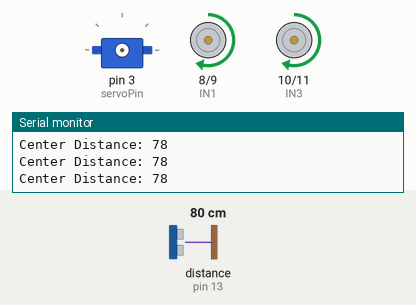
Bench run of a sketch on a simulated Arduino Uno, built with avr-gcc and run on an emulated ATmega328P. Shown: servo, motor-driver pin pairs drawn as motors (green arrow = first pin HIGH = forward, orange = second pin HIGH = backward, longer = more drive, scaled by the enable pin), the last lines printed to the serial monitor. Wiring (inferred from the names in the program): ultrasonic range finder: trigger pin 12; echo pin 13. The inputs (shaded band) are chosen by the test bench; at power-on: distance to the obstacle (sensor on pin 13) 80 cm. The echo pulse lasts 58.3 µs per cm.

Above: at 3.2 s.
3.3 s: distance to the obstacle (sensor on pin 13) set to 34 cm
6.3 s: distance to the obstacle (sensor on pin 13) set to 29 cm
At 6.67 s:
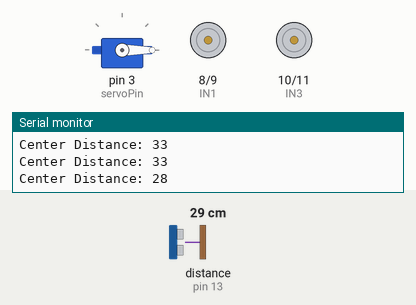
9.3 s: distance to the obstacle (sensor on pin 13) set to 35 cm
At 10.6 s:
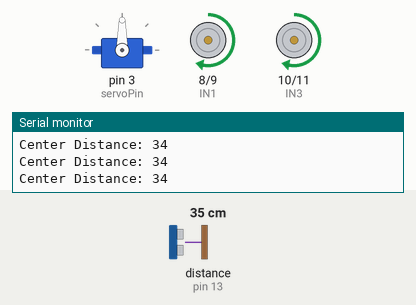
11.6 s: distance to the obstacle (sensor on pin 13) set to 2 cm
At 12.28 s:
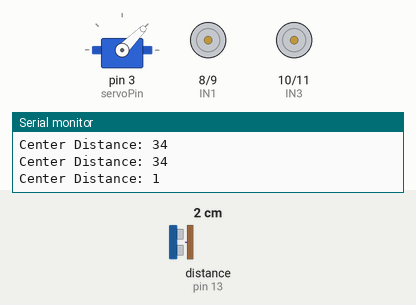
14.6 s: distance to the obstacle (sensor on pin 13) set to 183 cm
At 15.25 s:
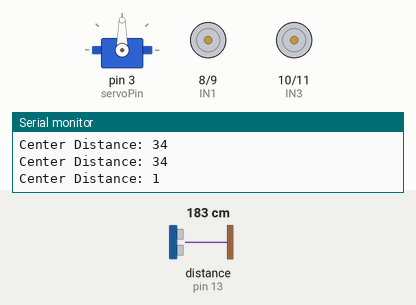
Timing chart, 0 to 17.6 s (numbered marks = the images above; inputs shaded):
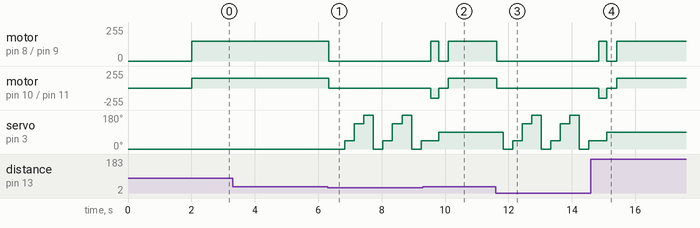

Measured:
- the behaviour switches between 32 and 31 cm on distance to the obstacle (sensor on pin 13) (found by bisection; images 0 and 1)
- after the input at 6.3 s, motor on pin 8 (IN1) / pin 9 (IN2), motor on pin 10 (IN3) / pin 11 (IN4): forward 150/255 → stopped at once; servo on pin 3 (servoPin): 0° → 45° after 0.53 s, → 135° 0.30 s later, → 180° 0.30 s later, → 0° 0.30 s later, … (9 changes in this stretch)
- after the input at 9.3 s, motor on pin 8 (IN1) / pin 9 (IN2): stopped → forward 150/255 after 0.25 s, → stopped 0.25 s later, → forward 150/255 0.30 s later; motor on pin 10 (IN3) / pin 11 (IN4): stopped → backward 150/255 after 0.25 s, → stopped 0.25 s later, → forward 150/255 0.30 s later
- after the input at 11.6 s, motor on pin 8 (IN1) / pin 9 (IN2), motor on pin 10 (IN3) / pin 11 (IN4): forward 150/255 → stopped at once; servo on pin 3 (servoPin): 90° → 0° after 0.23 s, then repeats every 1.2 s: 45° 0.30 s, 135° 0.30 s, 180° 0.30 s, 0° 0.30 s
- after the input at 14.6 s, motor on pin 8 (IN1) / pin 9 (IN2): stopped → forward 150/255 after 0.25 s, → stopped 0.25 s later, → forward 150/255 0.31 s later; motor on pin 10 (IN3) / pin 11 (IN4): stopped → backward 150/255 after 0.25 s, → stopped 0.25 s later, → forward 150/255 0.31 s later

The sketch:

obstacle-avoidance.ino
```cpp
// ==========================================
//   OBSTACLE AVOIDANCE ROBOT (7.4V Lithium)
//   Logic: "First Exit" with Organic Look-and-Turn
// ==========================================
#include <Servo.h>

// ---------- Ultrasonic Sensor (4-Pin) ----------
#define TRIG_PIN 12
#define ECHO_PIN 13

// ---------- Servo Motor ----------
Servo myservo;
const int servoPin = 3;

// ---------- L298N Motor Driver ----------
const int IN1 = 8;
const int IN2 = 9;
const int IN3 = 10;
const int IN4 = 11;
const int ENA = 5;
const int ENB = 6;

// Variables
int motorSpeed = 150;
int distance;
int select;
int pos = 0;

void setup() {
  Serial.begin(9600);

  pinMode(TRIG_PIN, OUTPUT);
  pinMode(ECHO_PIN, INPUT);

  pinMode(IN1, OUTPUT); pinMode(IN2, OUTPUT);
  pinMode(IN3, OUTPUT); pinMode(IN4, OUTPUT);
  pinMode(ENA, OUTPUT); pinMode(ENB, OUTPUT);

  Stop();
  delay(2000);
}

void loop() {
  distance = getDistance();
  Serial.print("Center Distance: ");
  Serial.println(distance);

  // ==========================================
  // PHASE 1: THE CRUISE
  // ==========================================
  if (distance > 30) {
    myservo.detach(); // Ensure servo is asleep while driving straight
    front();
  }

  // ==========================================
  // PHASE 2: THE PANIC STOP & SWEEP
  // ==========================================
  else if (distance > 0 && distance <= 30) {
    Stop();
    delay(200);

    myservo.attach(servoPin); // Wake up servo

    while (distance <= 30) {
      myservo.write(pos);
      delay(300);
      distance = getDistance();

      if (distance > 30) {
        select = pos;
        break;
      }

      pos += 45;
      if (pos == 90) pos = 135;
      if (pos > 180) pos = 0;
    }

    // ==========================================
    // PHASE 3: THE ESCAPE (Organic Look-and-Turn)
    // ==========================================

    // 1. Notice we do NOT center the servo yet!
    // It stays locked on the 'select' angle, staring exactly where we want to go.

    // 2. Execute the escape turn with the chassis
    switch (select) {
      case 0:
        right(); delay(400); Stop(); break;
      case 45:
        right(); delay(250); Stop(); break;
      case 135:
        left(); delay(250); Stop(); break;
      case 180:
        left(); delay(400); Stop(); break;
    }

    // 3. The body has finished turning to face the exit.
    // NOW we snap the head (servo) back to the center!
    myservo.write(90);
    delay(300); // Give the gears time to physically move back

    // 4. Everything is aligned. Put the servo to sleep!
    myservo.detach();

    pos = 0;
  }
}

// ==========================================
// UTILITY FUNCTIONS
// ==========================================

int getDistance() {
  digitalWrite(TRIG_PIN, LOW);
  delayMicroseconds(2);

  digitalWrite(TRIG_PIN, HIGH);
  delayMicroseconds(10);
  digitalWrite(TRIG_PIN, LOW);

  unsigned long duration = pulseIn(ECHO_PIN, HIGH, 30000);

  if (duration == 0) return 999;

  return duration * 0.034 / 2;
}

void front() {
  analogWrite(ENA, motorSpeed); analogWrite(ENB, motorSpeed);
  digitalWrite(IN1, HIGH); digitalWrite(IN2, LOW);
  digitalWrite(IN3, HIGH); digitalWrite(IN4, LOW);
}

void back() {
  analogWrite(ENA, motorSpeed); analogWrite(ENB, motorSpeed);
  digitalWrite(IN1, LOW);  digitalWrite(IN2, HIGH);
  digitalWrite(IN3, LOW);  digitalWrite(IN4, HIGH);
}

void left() {
  analogWrite(ENA, motorSpeed); analogWrite(ENB, motorSpeed);
  digitalWrite(IN1, LOW);  digitalWrite(IN2, HIGH);
  digitalWrite(IN3, HIGH); digitalWrite(IN4, LOW);
}

void right() {
  analogWrite(ENA, motorSpeed); analogWrite(ENB, motorSpeed);
  digitalWrite(IN1, HIGH); digitalWrite(IN2, LOW);
  digitalWrite(IN3, LOW);  digitalWrite(IN4, HIGH);
}

void Stop() {
  digitalWrite(IN1, LOW); digitalWrite(IN2, LOW);
  digitalWrite(IN3, LOW); digitalWrite(IN4, LOW);
  analogWrite(ENA, 0);
  analogWrite(ENB, 0);
}
```
